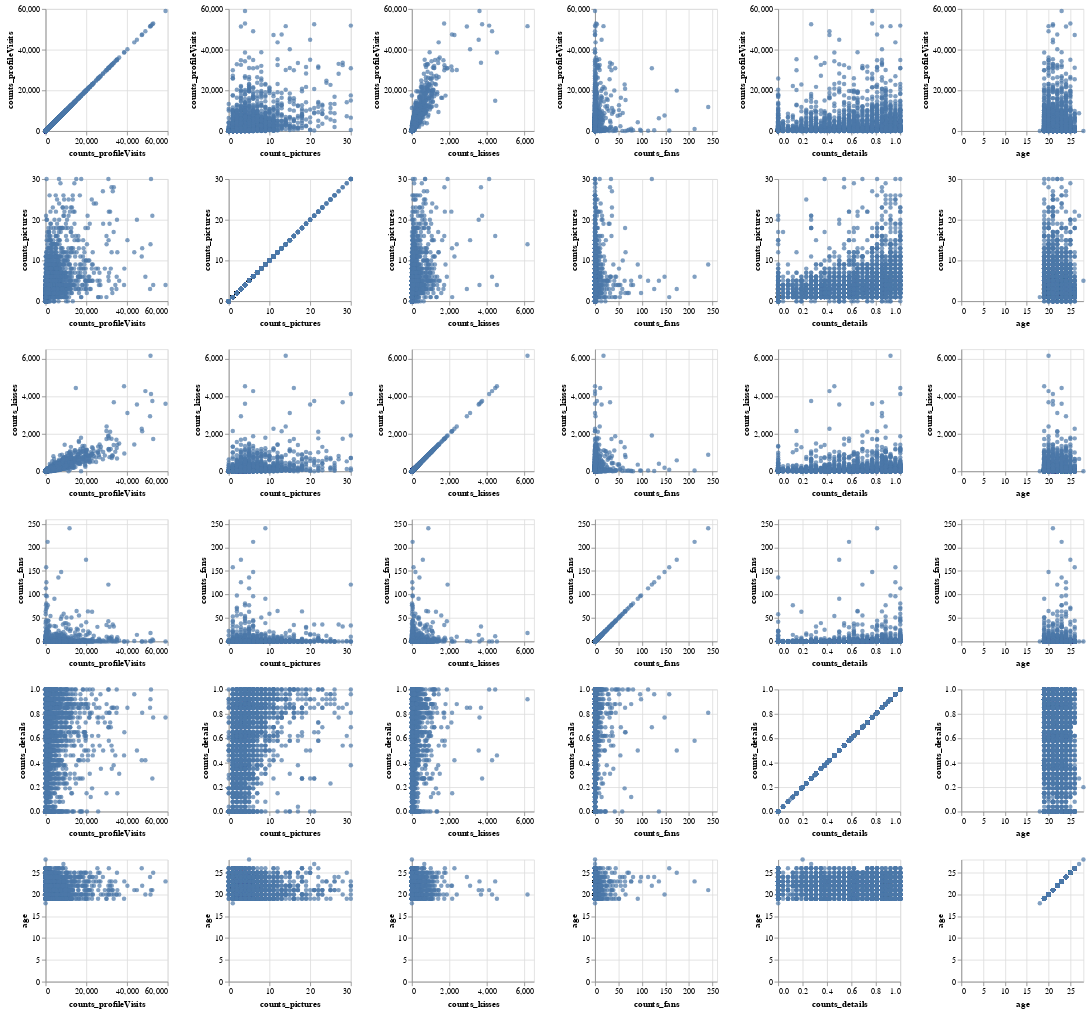

Notebook source saved alongside this figure:
### Markdown cell above
Wie bereits oben beschrieben, bestätigt sich in den Diagrammen die Rechtsschiefe der vorliegenden Variablen. Dabei sind die Kategorien, insbesondere bei "counts_fans", aufgrund der Ausreißer sehr grob aufgeteilt, wodurch die genaue Datenstruktur schwer zu erkennen ist. Im Gegensatz zu allen anderen Variablen weist "counts_details", abgesehen von den Profilen ohne jegliche Angabe, tendenziell eine linksschiefe Verteilung auf.

### Code cell
alt.Chart(df_train).mark_circle().encode(
    alt.X(alt.repeat("column"), type='quantitative'),
    alt.Y(alt.repeat("row"), type='quantitative')
).properties(
    width=150,
    height=150
).repeat(
    row=['counts_profileVisits','counts_pictures','counts_kisses','counts_fans', 'counts_details', 'age'],
    column=['counts_profileVisits','counts_pictures','counts_kisses','counts_fans', 'counts_details', 'age']
)

### Figure 1 — Vega-Lite specification as saved in the notebook (floating-point values rounded to 4 significant figures; data arrays with more than 128 entries replaced by an {"elided": "..."} marker saying what was removed)
{"config": {"view": {"continuousWidth": 300, "continuousHeight": 300}}, "repeat": {"column": ["counts_profileVisits", "counts_pictures", "counts_kisses", "counts_fans", "counts_details", "age"], "row": ["counts_profileVisits", "counts_pictures", "counts_kisses", "counts_fans", "counts_details", "age"]}, "spec": {"data": {"name": "data-ebfe872185ab9fe2602f3777aa33122c"}, "mark": {"type": "circle"}, "encoding": {"x": {"field": {"repeat": "column"}, "type": "quantitative"}, "y": {"field": {"repeat": "row"}, "type": "quantitative"}}, "height": 150, "width": 150}, "$schema": "https://vega.github.io/schema/vega-lite/v5.8.0.json", "datasets": {"data-ebfe872185ab9fe2602f3777aa33122c": {"elided": "2740 records"}}}
